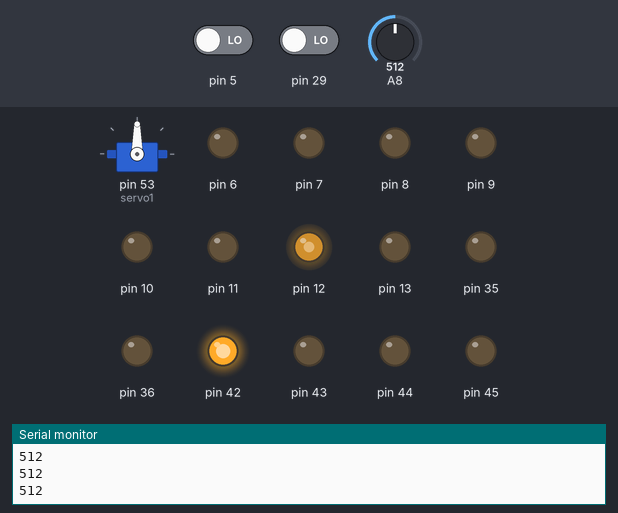
The sketch below on a simulated Arduino Mega 2560, built with avr-gcc and run on an emulated ATmega2560. Shown: servo, output pins drawn as LEDs (lit = HIGH), the last lines printed to the serial monitor. The test bench sets the inputs (shaded band); at power-on: A8 = 512, pin 5 LOW, pin 29 LOW. No radio packets arrive unless stated.

Above: at 1.2 s.
1.3 s: A8 set to 962
2.8 s: A8 set to 996
At 3.4 s:
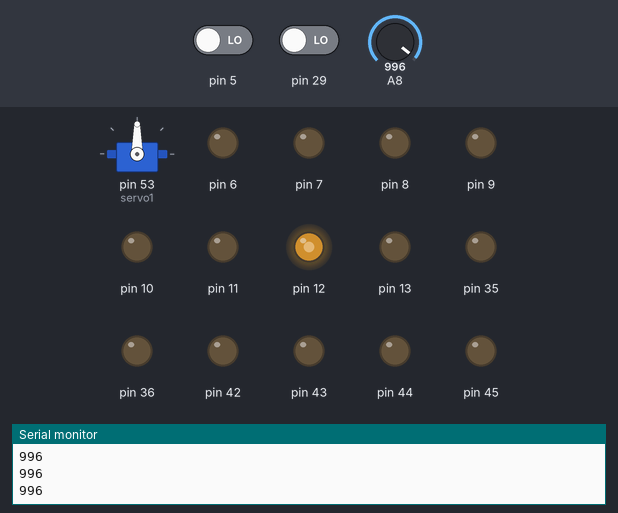
At 4.9 s:
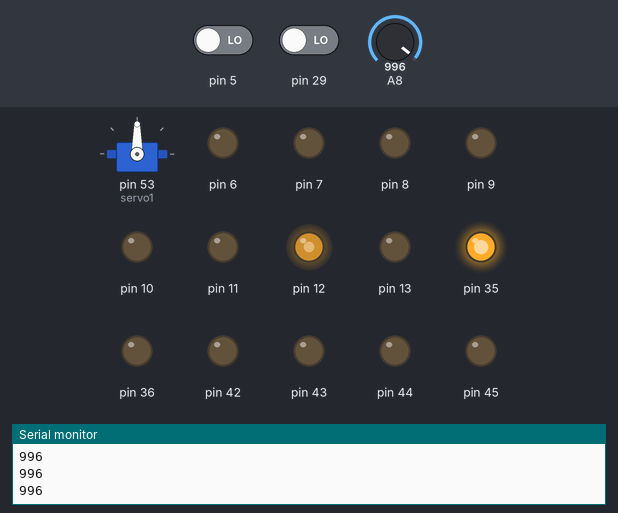
Timing chart, 0 to 6.4 s (numbered marks = the images above; inputs shaded):
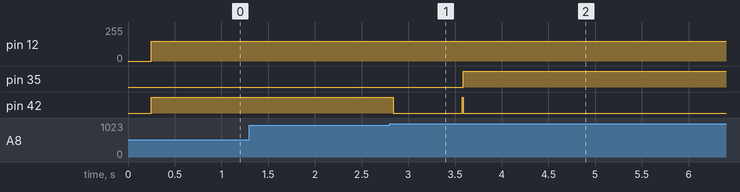

The sketch:

test_koncevik_szadi.ino
```cpp
#include <nRF24L01.h>
#include <printf.h>
#include <RF24.h>
#include <RF24_config.h>     //20 пин умер!

#include "IRremote.h"
//#include <RCSwitch.h>//радио 330 МГц
#include <Servo.h> // подключаем библиотеку для работы с сервоприводом
#include <Ultrasonic.h>
Servo servo1;
#include <SPI.h>                                          // Подключаем библиотеку  для работы с шиной SPI
//#include <nRF24L01.h>                                     // Подключаем файл настроек из библиотеки RF24
//#include <RF24.h>
RF24 radio(48, 49);
IRrecv irrecv(27); // указываем вывод, к которому подключен приемник
//#include <RF24.h>
decode_results results;
int distance_szadi[2];
Ultrasonic ultrasonic(46, 47);
Ultrasonic nazad(37, 4);
Ultrasonic pered(31, 26);
int data[1];//массив приема/передачи данных из одного элемента
int distance;
int n=200;//скорость поворота, было 150
int t=1500;//время поворота без датчика, 1500             ЕСЛИ ЧТО, ПРОБЛЕМА С ПОВОРОТОМ МОЖЕТ БЫТЬ ЗДЕСЬ
int N_z=120;//230
int st=120;//170
int sklad=120;//100
int rotate_v=sklad;//st
int right_sensor_val;
int left_sensor_val;
int right_sensor_2_val;
int left_sensor_2_val;
int t1=100;//движение к ящику
int N=150;//скорость движения по линии, а также скорость приближения к стеллажу
int n2=140;//поворот к стеллажу, на свинцовом аккуме 150
int t_w=20;
int t_operezhenie=200;//доворот после срабатывания датчика
int tmp_nizhny_floor=2800;//должно быть чуть выше, чем значение tmp из-за особенности регулировки концевиков, 6500, лучше 3800, было 2500, потом 3000
int tmp=3900;//5000, 2500, 1400- на полный аккум было, 4100 последний
int go_front = 120;//200
int go_back_t=500;//450
int N_nazad_srabat=200;
int lin_speed=30;//было 20, затем 40, но не очень. Это скорость при срабатывании датчиков линии первого уровня
int left_sensor_szadi_val;//20 пин
int right_sensor_szadi_val;//19 пин
int line_true=200;
bool color_of_line=false;//0-белый, 1 - черный
void setup() {
  // put your setup code here, to run once:
irrecv.enableIRIn(); // запускаем прием
Serial.begin(9600);
pinMode(19, INPUT);//правый датчик сзади
pinMode(3, INPUT);//левый датчик сзади
pinMode(22, INPUT);//правый датчик
pinMode(23, INPUT);//левый датчик
pinMode(24, INPUT);//правый датчик, возможно убрать
pinMode(25, INPUT);//возможно убрать
pinMode(6, OUTPUT);//правый
pinMode(7, OUTPUT);//правый минус
pinMode(8, OUTPUT);//правый плюс
pinMode(9, OUTPUT);//левый минус
pinMode(10, OUTPUT);//левый плюс
pinMode(11, OUTPUT);//левый
pinMode(32, INPUT);//кнопка перезагрузки(пока не работает)
//платформа
pinMode(28, INPUT);//нижний концевик
pinMode(29, INPUT);//верхний концевик
pinMode(5, INPUT);//концевик для ленты
pinMode(30, INPUT);//датчик на шасси
pinMode(33, INPUT);//датчик перед
//pinMode(37, OUTPUT);//светодиод
pinMode(35, OUTPUT);//драйвер
pinMode(36, OUTPUT);//драйвер
//pinMode(37, INPUT);//датчик на шасси для заднего хода (левый), так как уже занят ультрасоником
pinMode(40, INPUT);//стартовая кнопка
pinMode(42, OUTPUT);//мотор разворот платформы
pinMode(43, OUTPUT);//мотор разворот платформы
pinMode(44, OUTPUT);//лента
pinMode(45, OUTPUT);//лента
pinMode(12, OUTPUT);//мотор разворот платформы ШИМ
pinMode(13, OUTPUT);//лента ШИМ
pinMode(35, OUTPUT);//драйвер платформы
pinMode(36, OUTPUT);//драйвер платформы
pinMode(A8, INPUT);//потенциометр
pinMode(5, INPUT);//концевик лента
servo1.attach(53);//было 31
radio.begin();                                        // Инициируем работу nRF24L01+
radio.setChannel(5);                                  // Указываем канал передачи данных (от 0 до 127), 5 - значит передача данных осуществляется на частоте 2,405 ГГц (на одном канале может быть только 1 приёмник и до 6 передатчиков)
radio.setDataRate     (RF24_1MBPS);                   // Указываем скорость передачи данных (RF24_250KBPS, RF24_1MBPS, RF24_2MBPS), RF24_1MBPS - 1Мбит/сек
radio.setPALevel      (RF24_PA_HIGH);                 // Указываем мощность передатчика (RF24_PA_MIN=-18dBm, RF24_PA_LOW=-12dBm, RF24_PA_HIGH=-6dBm, RF24_PA_MAX=0dBm)
}
void povorot_platformy()
{
  go_up();
  delay(200);
  int t1, t2, t3, t4, t5, t, gran=980;//1010
  t=0;
  t1=analogRead(A8);
  delay(10);
  t2=analogRead(A8);
  delay(10);
  t3=analogRead(A8);
  delay(10);
  t4=analogRead(A8);
  delay(10);
  while(t<gran)//(abs(t2-t1)<diap)
  {
    t5=analogRead(A8);
    t=(t1+t2+t3+t4+t5)/5;
    t1=t2;
    t2=t3;
    t3=t4;
    t4=t5;
    digitalWrite(42, HIGH);//поворот
    digitalWrite(43, LOW);
    analogWrite(12, 150);
    delay(10);
    Serial.println(analogRead(A8));
    //t2=analogRead(A8);
  }
  digitalWrite(43, LOW);
  digitalWrite(42, LOW);
}

void vozvrat_platformy()
{
  go_up();
  delay(200);
  int t1, t2, t3, t4, t5, t, gran=30;//25
  t=1000;
  t1=analogRead(A8);
  delay(10);
  t2=analogRead(A8);
  delay(10);
  t3=analogRead(A8);
  delay(10);
  t4=analogRead(A8);
  delay(10);
  while(t>gran)//(abs(t2-t1)<diap)
  {
    t5=analogRead(A8);
    t=(t1+t2+t3+t4+t5)/5;
    t1=t2;
    t2=t3;
    t3=t4;
    t4=t5;
    digitalWrite(43, HIGH);//возвращение в исходную позицию
    digitalWrite(42, LOW);
    analogWrite(12, 150);
    delay(10);
    Serial.println(analogRead(A8));
    //t2=analogRead(A8);
  }
  digitalWrite(43, LOW);
  digitalWrite(42, LOW);
}
void go_up()//подъем платформы
{
   while (digitalRead(29)!=0)//подъем вверх
  {
     digitalWrite(36, HIGH);
     digitalWrite(35, LOW);
     delay(50);
  }
  digitalWrite(35, LOW);
  digitalWrite(36, LOW);
}
void go_down_to_lenta()//опускание платформы на высоту ленты
{
  while (digitalRead(5)==0)
  {
    digitalWrite(35, HIGH);
    digitalWrite(36, LOW);
    delay(50);
  }
  digitalWrite(35, LOW);
  digitalWrite(36, LOW);
}
void lenta_beret()//возможно, сделать 2 функции (на первый и второй ящики), или просто переменная flag    ПРОВЕРИТЬ ЭТУ ФУНКЦИЮ!!!!!!!!
{
  povorot_platformy();
  go_down_to_lenta();
  distance = ultrasonic.read();//47 - echo (белый провод)
  while (distance>6)
  {
     digitalWrite(36, LOW);
     digitalWrite(35, LOW);
     delay(10);
     digitalWrite(44, HIGH);//ящик отъезжает
     digitalWrite(45, LOW);
     analogWrite(13, 255);
     delay(100);//вместо это цикл while по датчику расстояния
     distance = ultrasonic.read();
  }
  digitalWrite(44, LOW);//ящик отъезжает
  digitalWrite(45, LOW);
  go_up();
}
void pogruzchik_kladet_box_na_lentu()//погрузчик кладет ящик на ленту
{
  povorot_platformy();
  delay(500);
  lenta_beret();
  go_up();
  vozvrat_platformy();
  delay(2000);//уменьшить до 500
}
void loop() {
  // put your main code here, to run repeatedly:
pogruzchik_kladet_box_na_lentu();
delay(5000);
}
```

Measured:
- the behaviour switches between 979 and 980 on A8 (found by bisection; images 0 and 1)
- after the input at 2.8 s, pin 35: LOW → HIGH after 0.79 s; pin 42: HIGH → LOW at once, → HIGH 0.74 s later, → LOW 0.01 s later
